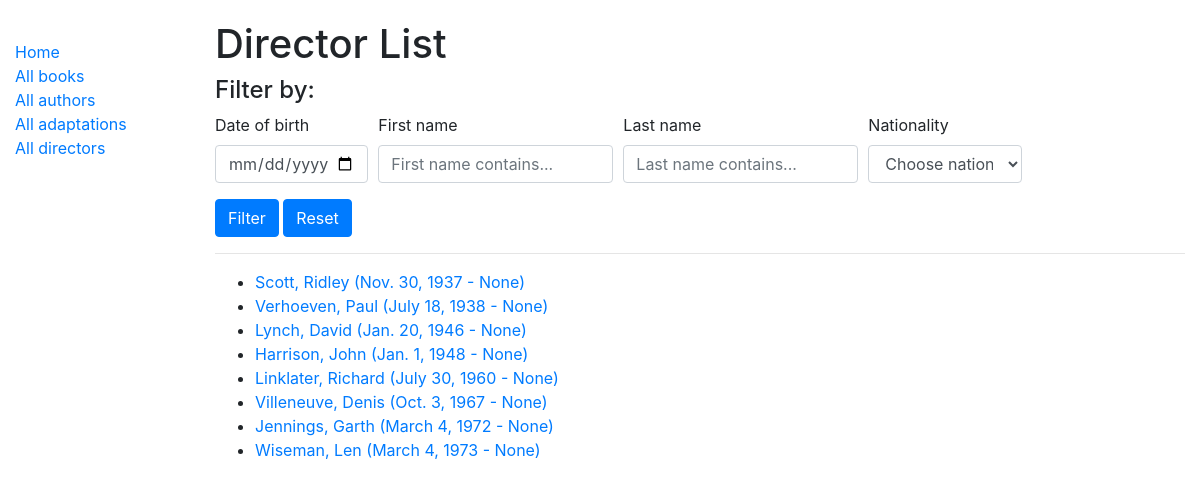
/catalog/directors/, run on the app's committed database.
### catalog/models.py (models this page shows, shortened)
class Director(models.Model):
    first_name = models.CharField(max_length=100)
    last_name = models.CharField(max_length=100)
    date_of_birth = models.DateField(null=True, blank=True)
    date_of_death = models.DateField('Died', null=True, blank=True)
    nationality = models.CharField(max_length=100, null=True)
    class Meta:
        ordering = ['last_name', 'first_name']
    def get_absolute_url(self):
        return reverse('director-detail', args=[str(self.id)])

### catalog/views.py (the view)
# urls.py: path('directors/', views.DirectorListView.as_view(), name='directors'),
class DirectorListView(generic.ListView):
    model = Director
    queryset = Director.objects.order_by('date_of_birth')
    def get_context_data(self, **kwargs):
        context = super().get_context_data(**kwargs)
        nat = Director.objects.values_list('nationality', flat=True).distinct().order_by()
        context['nationality'] = nat
        return context
    def get_queryset(self):
        qs = super().get_queryset()
        filterFirstName = self.request.GET.get('filterFirstName')
        filterLastName = self.request.GET.get('filterLastName')
        filterDate = self.request.GET.get('filterDate')
        filterNationality = self.request.GET.get('filterNationality')
        print('Yo, ', filterFirstName)
        if filterFirstName != '' and filterFirstName is not None:
            qs = qs.filter(first_name__icontains=filterFirstName)
        if filterLastName != '' and filterLastName is not None:
            qs = qs.filter(last_name__icontains=filterLastName)
        if filterDate != '' and filterDate is not None:
            qs = qs.filter(date_of_birth__icontains=filterDate)
        if filterNationality != '' and filterNationality is not None and filterNationality != 'Choose nationality...':
            qs = qs.filter(nationality__icontains=filterNationality)
        return qs

### catalog/templates/catalog/director_list.html (shortened to what this page needs)
{% extends "base_generic.html" %}
{% block content %}
  <h1>Director List</h1>
  <h4>Filter by:</h4>
  <form method="GET" action=".">
    <div class="form-row">
      <div class="form-group col-md-2">
        <label for="filterDate">Date of birth</label>
        <input type="date" placeholder="yyyy-mm-dd" class="form-control" id="filterDate" name="filterDate">
      </div>
      <div class="form-group col-md-3">
        <label for="filterFirstName">First name</label>
        <input type="text" class="form-control" placeholder="First name contains..." id="filterFirstName" name="filterFirstName">
      </div>
      <div class="form-group col-md-3">
          <label for="filterLastName">Last name</label>
          <input type="text" class="form-control" placeholder="Last name contains..." id="filterLastName" name="filterLastName">
        </div>
      <div class="form-group col-md-2">
        <label for="filterNationality">Nationality</label>
        <select id="filterNationality" class="form-control" name="filterNationality">
          <option selected>Choose nationality...</option>
        </select>
      </div>
    </div>
    <input class="btn btn-primary" type="submit" value="Filter">
    <a class="btn btn-primary" href="{% url 'directors' %}" id="reset_button">Reset</a>
    </form>
  <hr />
  {% if director_list %}
  <ul>
    {% for director in director_list %}
      <li>
        <a href="{{ director.get_absolute_url }}">{{ director.last_name }}, {{ director.first_name }} ({{ director.date_of_birth }} - {{ director.date_of_death }})</a>
      </li>
    {% endfor %}
  </ul>
  {% else %}
    <p>There are no directors in the database.</p>
  {% endif %}
{% endblock %}

### catalog/static/css/styles.css (style rules this page uses)
body { margin-top: 20px; }

### data on the page
Director: last_name "Scott", first_name "Ridley", date_of_birth "Nov. 30, 1937", date_of_death "None"
Director: last_name "Verhoeven", first_name "Paul", date_of_birth "July 18, 1938", date_of_death "None"
Director: last_name "Lynch", first_name "David", date_of_birth "Jan. 20, 1946", date_of_death "None"
Director: last_name "Harrison", first_name "John", date_of_birth "Jan. 1, 1948", date_of_death "None"
Director: last_name "Linklater", first_name "Richard", date_of_birth "July 30, 1960", date_of_death "None"
Director: last_name "Villeneuve", first_name "Denis", date_of_birth "Oct. 3, 1967", date_of_death "None"
Director: last_name "Jennings", first_name "Garth", date_of_birth "March 4, 1972", date_of_death "None"
Director: last_name "Wiseman", first_name "Len", date_of_birth "March 4, 1973", date_of_death "None"
